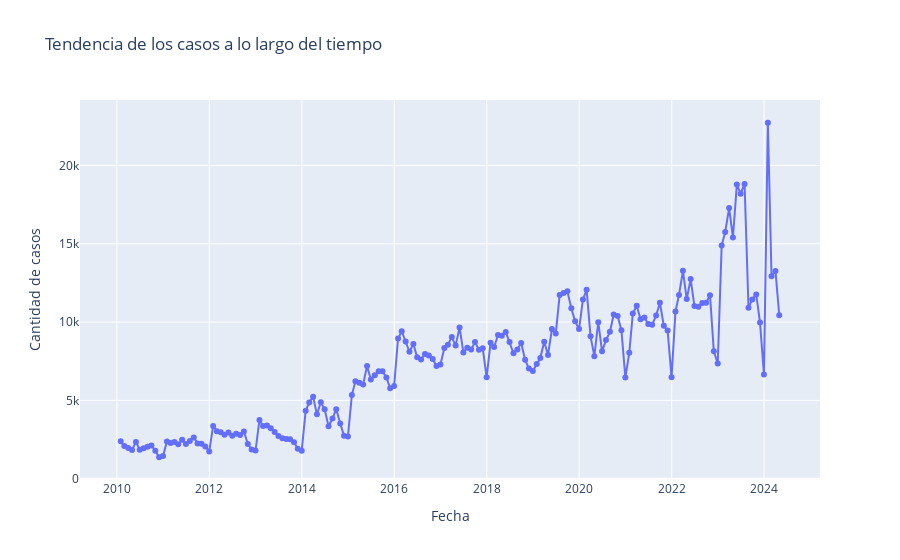

Notebook source saved alongside this figure:
### Code cell
import pandas as pd
import plotly.express as px

df['FECHA HECHO'] = pd.to_datetime(df['FECHA HECHO'], dayfirst=True, errors='coerce')
df.dtypes

# Asegurarte de que la columna 'FECHA HECHO' esté en formato datetime
df['FECHA HECHO'] = pd.to_datetime(df['FECHA HECHO'])

# Agrupar los datos por mes y año y sumar la cantidad de casos
df_tendencia = df.resample('ME', on='FECHA HECHO')['CANTIDAD'].sum().reset_index()

# Crear un gráfico interactivo con plotly
fig = px.line(
    df_tendencia,
    x='FECHA HECHO',
    y='CANTIDAD',
    title='Tendencia de los casos a lo largo del tiempo',
    labels={'CANTIDAD': 'Cantidad de casos', 'FECHA HECHO': 'Fecha'}
)

fig.update_traces(mode='lines+markers')
fig.show()
fig.write_html('graphics/overtime.html') #usado para crear el grafico

### Figure 1 — Plotly figure (JSON) as saved in the notebook; plotly's stock layout.template omitted (floating-point values rounded to 4 significant figures; data arrays with more than 128 entries replaced by an {"elided": "..."} marker saying what was removed)
{"data": [{"hovertemplate": "Fecha=%{x}<br>Cantidad de casos=%{y}<extra></extra>", "legendgroup": "", "line": {"color": "#636efa", "dash": "solid"}, "marker": {"symbol": "circle"}, "mode": "lines+markers", "name": "", "orientation": "v", "showlegend": false, "type": "scatter", "x": {"elided": "172 str values"}, "xaxis": "x", "y": {"elided": "172 int values"}, "yaxis": "y"}], "layout": {"legend": {"tracegroupgap": 0}, "title": {"text": "Tendencia de los casos a lo largo del tiempo"}, "xaxis": {"anchor": "y", "domain": [0, 1], "title": {"text": "Fecha"}}, "yaxis": {"anchor": "x", "domain": [0, 1], "title": {"text": "Cantidad de casos"}}}}
